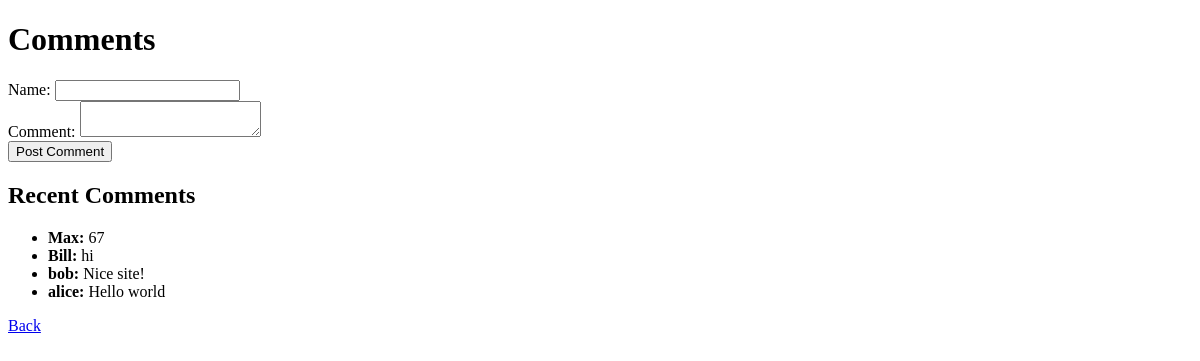
The app's page /comments.php, older data.
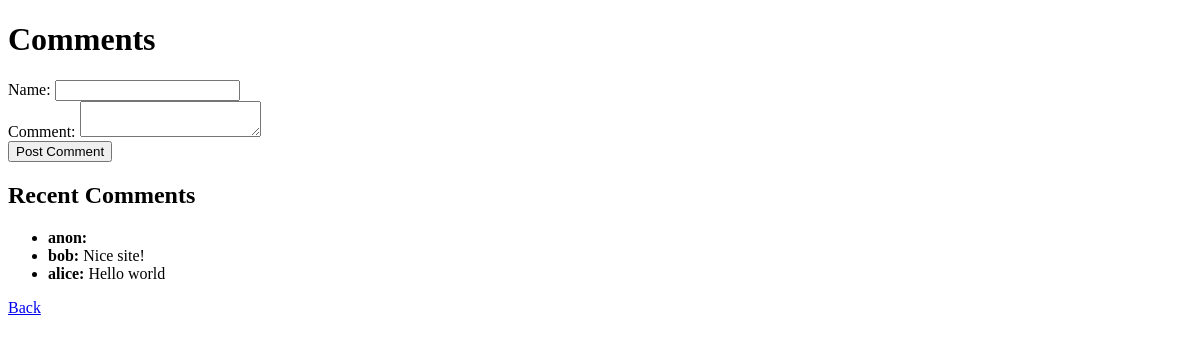
The same page, newer data.
### tables this page shows
CREATE TABLE comments (id INTEGER PRIMARY KEY AUTOINCREMENT, author TEXT, comment TEXT);

### comments.php (the view, shortened to what this page needs)
<?php
$db = new PDO('sqlite:' . __DIR__ . '/data.db');
$db->setAttribute(PDO::ATTR_ERRMODE, PDO::ERRMODE_EXCEPTION);
$comments = $db->query('SELECT * FROM comments ORDER BY id DESC')->fetchAll(PDO::FETCH_ASSOC);
?>
<!doctype html>
<html>
<head>
</head>
<body>
    <h1>Comments</h1>
    <form method="post">
        <label>Name: <input name="author"></label><br>
        <label>Comment: <textarea name="comment"></textarea></label><br>
        <button type="submit">Post Comment</button>
    </form>
    <h2>Recent Comments</h2>
    <ul>
    <?php foreach ($comments as $c): ?>
        <li><strong><?php echo htmlspecialchars($c['author']); ?>:</strong> <?php echo $c['comment']; ?></li>
    <?php endforeach; ?>
    </ul>
    <p><a href="index.php">Back</a></p>
</body>
</html>

Row changes from the older to the newer data that the page shows:
removed comments: author "Max", comment "67"
changed comments: author "Bill" → "anon"; comment "hi" → (not shown)
